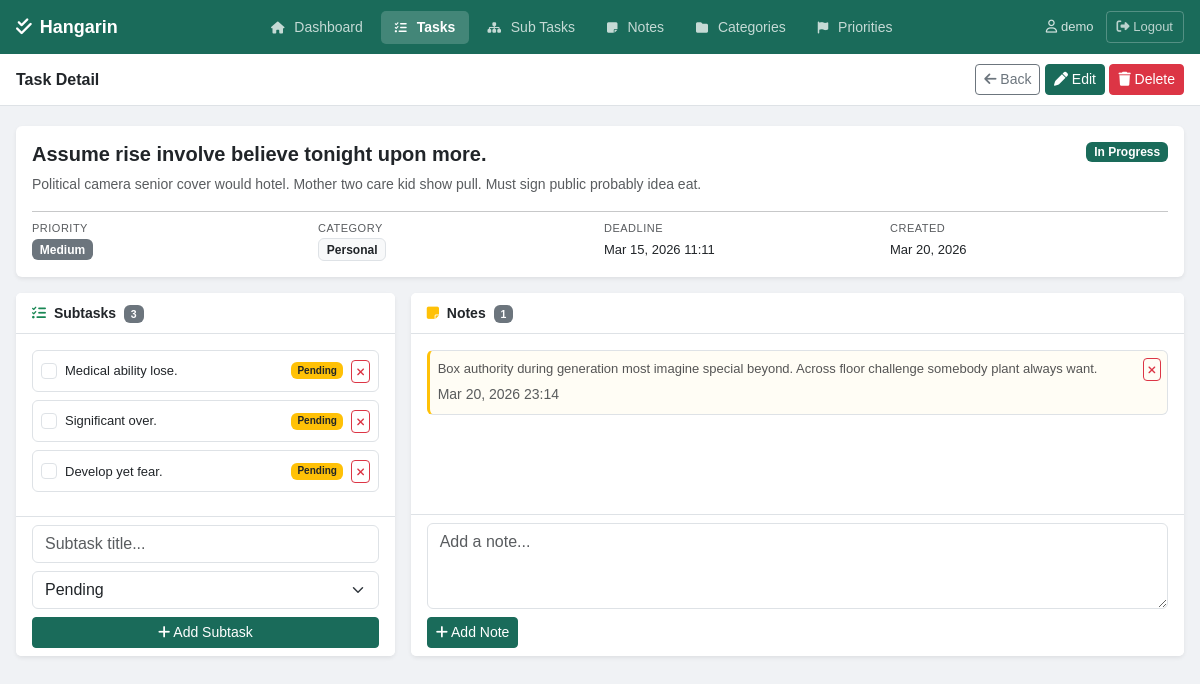
/tasks/1/ (signed in), run on the app's committed database.
### tasks/models.py (models this page shows, shortened)
class BaseModel(models.Model):
    created_at = models.DateTimeField(auto_now_add=True)
    updated_at = models.DateTimeField(auto_now=True)
    class Meta:
        abstract = True

class Task(BaseModel):
    STATUS_CHOICES = [
        ("Pending", "Pending"),
        ("In Progress", "In Progress"),
        ("Completed", "Completed"),
    ]
    title = models.CharField(max_length=255)
    description = models.TextField(blank=True, null=True)
    deadline = models.DateTimeField(blank=True, null=True)
    status = models.CharField(
        max_length=50,
        choices=STATUS_CHOICES,
        default="Pending"
    )
    category = models.ForeignKey(Category, on_delete=models.SET_NULL, null=True, blank=True)
    priority = models.ForeignKey(Priority, on_delete=models.SET_NULL, null=True, blank=True)
    user = models.ForeignKey(User, on_delete=models.CASCADE, null=True, blank=True)
    class Meta:
        verbose_name = "Task"
        verbose_name_plural = "Tasks"

class Priority(BaseModel):
    name = models.CharField(max_length=100)
    class Meta:
        verbose_name = "Priority"
        verbose_name_plural = "Priorities"

class Category(BaseModel):
    name = models.CharField(max_length=100)
    class Meta:
        verbose_name = "Category"
        verbose_name_plural = "Categories"

class SubTask(BaseModel):
    STATUS_CHOICES = [
        ("Pending", "Pending"),
        ("In Progress", "In Progress"),
        ("Completed", "Completed"),
    ]
    parent_task = models.ForeignKey(Task, on_delete=models.CASCADE, related_name='subtasks')
    title = models.CharField(max_length=255)
    status = models.CharField(
        max_length=50,
        choices=STATUS_CHOICES,
        default="Pending"
    )
    class Meta:
        verbose_name = "SubTask"
        verbose_name_plural = "SubTasks"

class Note(BaseModel):
    task = models.ForeignKey(Task, on_delete=models.CASCADE, related_name='notes')
    content = models.TextField()
    class Meta:
        verbose_name = "Note"
        verbose_name_plural = "Notes"

### tasks/views.py (the view, shortened to what this page needs)
# urls.py: path('tasks/<int:pk>/', views.task_detail, name='task_detail'),
@login_required
def task_detail(request, pk):
    task = get_object_or_404(Task, pk=pk, user=request.user)
    subtasks = task.subtasks.all()
    notes = task.notes.all().order_by('-created_at')
    subtask_form = SubTaskForm()
    note_form = NoteForm()
    context = {
        'task': task,
        'subtasks': subtasks,
        'notes': notes,
        'subtask_form': subtask_form,
        'note_form': note_form,
        'active_page': 'tasks',
    }
    return render(request, 'tasks/task_detail.html', context)

### tasks/forms.py
class SubTaskForm(forms.ModelForm):
    class Meta:
        model = SubTask
        fields = ['title', 'status']
        widgets = {
            'title': forms.TextInput(attrs={'class': 'form-control', 'placeholder': 'Subtask title...'}),
            'status': forms.Select(attrs={'class': 'form-select'}),
        }

class NoteForm(forms.ModelForm):
    class Meta:
        model = Note
        fields = ['content']
        widgets = {
            'content': forms.Textarea(attrs={'class': 'form-control', 'rows': 3, 'placeholder': 'Add a note...'}),
        }

### templates/tasks/task_detail.html (shortened to what this page needs)
{% extends 'tasks/base.html' %}
{% block page_title %}Task Detail{% endblock %}
{% block topbar_actions %}
<a href="{% url 'task_list' %}" class="btn btn-outline-secondary btn-sm"><i class="fa-solid fa-arrow-left"></i> Back</a>
<a href="{% url 'task_edit' task.pk %}" class="btn btn-primary btn-sm"><i class="fa-solid fa-pen"></i> Edit</a>
<a href="{% url 'task_delete' task.pk %}" class="btn btn-danger btn-sm"><i class="fa-solid fa-trash"></i> Delete</a>
{% endblock %}
{% block content %}
<div class="row g-3">
    <div class="col-12">
        <div class="card border-0 shadow-sm">
            <div class="card-body">
                <div class="d-flex justify-content-between align-items-start mb-2">
                    <h5 class="fw-bold mb-0">{{ task.title }}</h5>
                    {% if task.status == 'Completed' %}<span class="badge bg-success">Completed</span>
                    {% elif task.status == 'In Progress' %}<span class="badge" style="background-color:#1a6b5a;">In Progress</span>
                    {% else %}<span class="badge bg-warning text-dark">Pending</span>{% endif %}
                </div>
                {% if task.description %}
                <p class="text-muted mb-3" style="font-size:14px;">{{ task.description }}</p>
                {% endif %}
                <hr class="my-2">
                <div class="row g-2">
                    <div class="col-6 col-md-3">
                        <small class="text-uppercase text-muted d-block" style="font-size:11px; letter-spacing:0.5px;">Priority</small>
                        {% if task.priority %}<span class="badge bg-secondary">{{ task.priority.name }}</span>
                        {% else %}<span class="text-muted" style="font-size:13px;">—</span>{% endif %}
                    </div>
                    <div class="col-6 col-md-3">
                        <small class="text-uppercase text-muted d-block" style="font-size:11px; letter-spacing:0.5px;">Category</small>
                        {% if task.category %}<span class="badge bg-light text-dark border">{{ task.category.name }}</span>
                        {% else %}<span class="text-muted" style="font-size:13px;">—</span>{% endif %}
                    </div>
                    <div class="col-6 col-md-3">
                        <small class="text-uppercase text-muted d-block" style="font-size:11px; letter-spacing:0.5px;">Deadline</small>
                        <span style="font-size:13px;">{% if task.deadline %}{{ task.deadline|date:"M d, Y H:i" }}{% else %}—{% endif %}</span>
                    </div>
                    <div class="col-6 col-md-3">
                        <small class="text-uppercase text-muted d-block" style="font-size:11px; letter-spacing:0.5px;">Created</small>
                        <span style="font-size:13px;">{{ task.created_at|date:"M d, Y" }}</span>
                    </div>
                </div>
            </div>
        </div>
    </div>
    <div class="col-md-4">
        <div class="card border-0 shadow-sm h-100">
            <div class="card-header bg-white border-bottom">
                <span class="fw-semibold" style="font-size:14px;"><i class="fa-solid fa-list-check text-success me-1"></i> Subtasks <span class="badge bg-secondary ms-1">{{ subtasks.count }}</span></span>
            </div>
            <div class="card-body">
                {% if subtasks %}
                    {% for subtask in subtasks %}
                    <div class="d-flex align-items-center gap-2 mb-2 p-2 border rounded {% if subtask.status == 'Completed' %}bg-light opacity-50{% endif %}">
                        <a href="{% url 'subtask_toggle' subtask.pk %}" class="text-decoration-none">
                            <input type="checkbox" {% if subtask.status == 'Completed' %}checked{% endif %} onclick="return false;" class="form-check-input">
                        </a>
                        <span class="flex-grow-1" style="font-size:13px;{% if subtask.status == 'Completed' %}text-decoration:line-through;{% endif %}">{{ subtask.title }}</span>
                        {% if subtask.status == 'Completed' %}<span class="badge bg-success" style="font-size:10px;">Done</span>
                        {% elif subtask.status == 'In Progress' %}<span class="badge" style="background-color:#1a6b5a;font-size:10px;">Active</span>
                        {% else %}<span class="badge bg-warning text-dark" style="font-size:10px;">Pending</span>{% endif %}
                        <form method="post" action="{% url 'subtask_delete' subtask.pk %}" class="d-inline">
                            <button type="submit" class="btn btn-outline-danger btn-sm py-0 px-1" onclick="return confirm('Delete this subtask?')">
                                <i class="fa-solid fa-xmark" style="font-size:11px;"></i>
                            </button>
                        </form>
                    </div>
                    {% endfor %}
                {% else %}
                    <p class="text-muted text-center py-3" style="font-size:13px;">No subtasks yet.</p>
                {% endif %}
            </div>
            <div class="card-footer bg-white border-top">
                <form method="post">
                    {% for field in subtask_form %}
                    <div class="mb-2">{{ field }}</div>
                    {% endfor %}
                    <button type="submit" name="add_subtask" class="btn btn-sm btn-primary w-100"><i class="fa-solid fa-plus"></i> Add Subtask</button>
                </form>
            </div>
        </div>
    </div>
    <div class="col-md-8">
        <div class="card border-0 shadow-sm h-100">
            <div class="card-header bg-white border-bottom">
                <span class="fw-semibold" style="font-size:14px;"><i class="fa-solid fa-note-sticky text-warning me-1"></i> Notes <span class="badge bg-secondary ms-1">{{ notes.count }}</span></span>
            </div>
            <div class="card-body">
                {% if notes %}
                    {% for note in notes %}
                    <div class="position-relative mb-2 p-2 border rounded" style="background:#fffdf5; border-left: 3px solid #ffc107 !important;">
                        <p style="font-size:13px; color:#555; margin-bottom:4px;">{{ note.content }}</p>
                        <small class="text-muted">{{ note.created_at|date:"M d, Y H:i" }}</small>
                        <form method="post" action="{% url 'note_delete' note.pk %}" style="position:absolute;top:6px;right:6px;">
                            <button type="submit" class="btn btn-outline-danger btn-sm py-0 px-1" onclick="return confirm('Delete this note?')">
                                <i class="fa-solid fa-xmark" style="font-size:11px;"></i>
                            </button>
                        </form>
                    </div>
                    {% endfor %}
                {% else %}
                    <p class="text-muted text-center py-3" style="font-size:13px;">No notes yet.</p>
                {% endif %}
            </div>
            <div class="card-footer bg-white border-top">
                <form method="post">
                    {% for field in note_form %}
                    <div class="mb-2">{{ field }}</div>
                    {% endfor %}
                    <button type="submit" name="add_note" class="btn btn-sm btn-primary"><i class="fa-solid fa-plus"></i> Add Note</button>
                </form>
            </div>
        </div>
    </div>
</div>
{% endblock %}

### templates/tasks/base.html (shortened to what this page needs)
{% load pwa %}
{% load static %}
<!DOCTYPE html>
<html lang="en">
<head>
    <link href="https://cdn.jsdelivr.net/npm/bootstrap@5.3.0/dist/css/bootstrap.min.css" rel="stylesheet">
    <link rel="stylesheet" href="https://cdnjs.cloudflare.com/ajax/libs/font-awesome/6.5.0/css/all.min.css">
</head>
<body>
<div class="top-navbar">
    <a href="{% url 'dashboard' %}" class="brand">
        <i class="fa-solid fa-check-double"></i> Hangarin
    </a>
    <nav class="desktop-nav">
        <a href="{% url 'dashboard' %}" class="nav-item {% if active_page == 'dashboard' %}active{% endif %}">
            <i class="fa-solid fa-house"></i> Dashboard
        </a>
        <a href="{% url 'task_list' %}" class="nav-item {% if active_page == 'tasks' %}active{% endif %}">
            <i class="fa-solid fa-list-check"></i> Tasks
        </a>
        <a href="{% url 'subtask_list' %}" class="nav-item {% if active_page == 'subtasks' %}active{% endif %}">
            <i class="fa-solid fa-sitemap"></i> Sub Tasks
        </a>
        <a href="{% url 'note_list' %}" class="nav-item {% if active_page == 'notes' %}active{% endif %}">
            <i class="fa-solid fa-note-sticky"></i> Notes
        </a>
        <a href="{% url 'category_list' %}" class="nav-item {% if active_page == 'categories' %}active{% endif %}">
            <i class="fa-solid fa-folder"></i> Categories
        </a>
        <a href="{% url 'priority_list' %}" class="nav-item {% if active_page == 'priorities' %}active{% endif %}">
            <i class="fa-solid fa-flag"></i> Priorities
        </a>
    </nav>
    <div class="user-area desktop-user">
        {% if user.is_authenticated %}
        <span><i class="fa-regular fa-user" style="margin-right:4px;"></i>{{ user.username }}</span>
        <a href="{% url 'logout' %}" class="logout-btn">
            <i class="fa-solid fa-right-from-bracket"></i> Logout
        </a>
        {% endif %}
    </div>
</div>
<div class="subbar">
    <h5>{% block page_title %}Dashboard{% endblock %}</h5>
    <div>{% block topbar_actions %}{% endblock %}</div>
</div>
<div class="content-area">
    {% block content %}{% endblock %}
</div>
</body>
</html>

### templates/tasks/base.html (style rules this page uses)
body { background-color: #f0f2f5; font-family: Arial, sans-serif; min-height: 100vh; }
.top-navbar { background-color: #1a6b5a; padding: 0 16px; height: 54px; display: flex; align-items: center; justify-content: space-between; position: sticky; top: 0; z-index: 1000; }
.top-navbar .brand { color: white; font-size: 18px; font-weight: 700; text-decoration: none; display: flex; align-items: center; gap: 8px; }
.desktop-nav { display: flex; align-items: center; gap: 4px; }
.desktop-nav .nav-item { color: rgba(255,255,255,0.75); text-decoration: none; padding: 6px 14px; border-radius: 5px; font-size: 14px; transition: all 0.15s; white-space: nowrap; }
.desktop-nav .nav-item.active { background-color: rgba(255,255,255,0.18); color: white; font-weight: 600; }
.desktop-nav .nav-item i { margin-right: 6px; font-size: 12px; }
.user-area { display: flex; align-items: center; gap: 12px; color: rgba(255,255,255,0.8); font-size: 13px; }
.logout-btn { color: rgba(255,255,255,0.7); text-decoration: none; font-size: 13px; padding: 5px 10px; border: 1px solid rgba(255,255,255,0.25); border-radius: 4px; transition: all 0.15s; background: transparent; cursor: pointer; font-family: Arial, sans-serif; }
.subbar { background-color: white; border-bottom: 1px solid #dee2e6; padding: 10px 16px; display: flex; justify-content: space-between; align-items: center; }
.subbar h5 { margin: 0; font-size: 16px; font-weight: 600; color: #212529; }
.content-area { padding: 20px 16px; max-width: 1200px; }
.btn-primary { background-color: #1a6b5a; border-color: #1a6b5a; }

### data on the page
Task: title "Assume rise involve believe tonight upon more.", description "Political camera senior cover would hotel. Mother two care kid show pull. Must sign public probably idea eat.", priority.name "Medium", category.name "Personal", deadline "Mar 15, 2026 11:11", created_at "Mar 20, 2026", count "3"
SubTask: title "Medical ability lose.", shows "Pending"
SubTask: title "Significant over.", shows "Pending"
SubTask: title "Develop yet fear.", shows "Pending"
Note: content "Box authority during generation most imagine special beyond. Across floor challenge somebody plant always want.", created_at "Mar 20, 2026 23:14"

### other printed values
{{ user.username }} "demo"
{{ notes.count }} "1"
